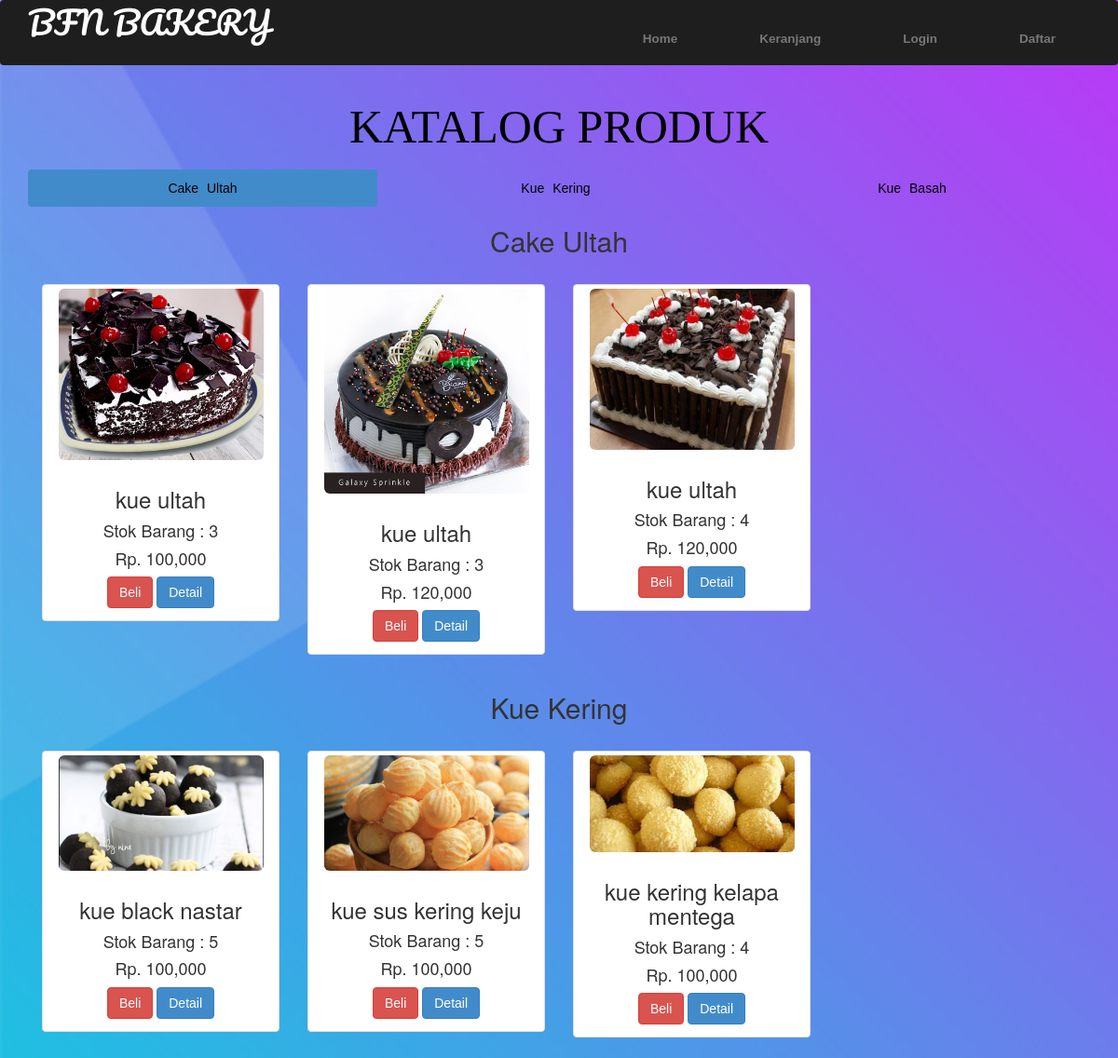
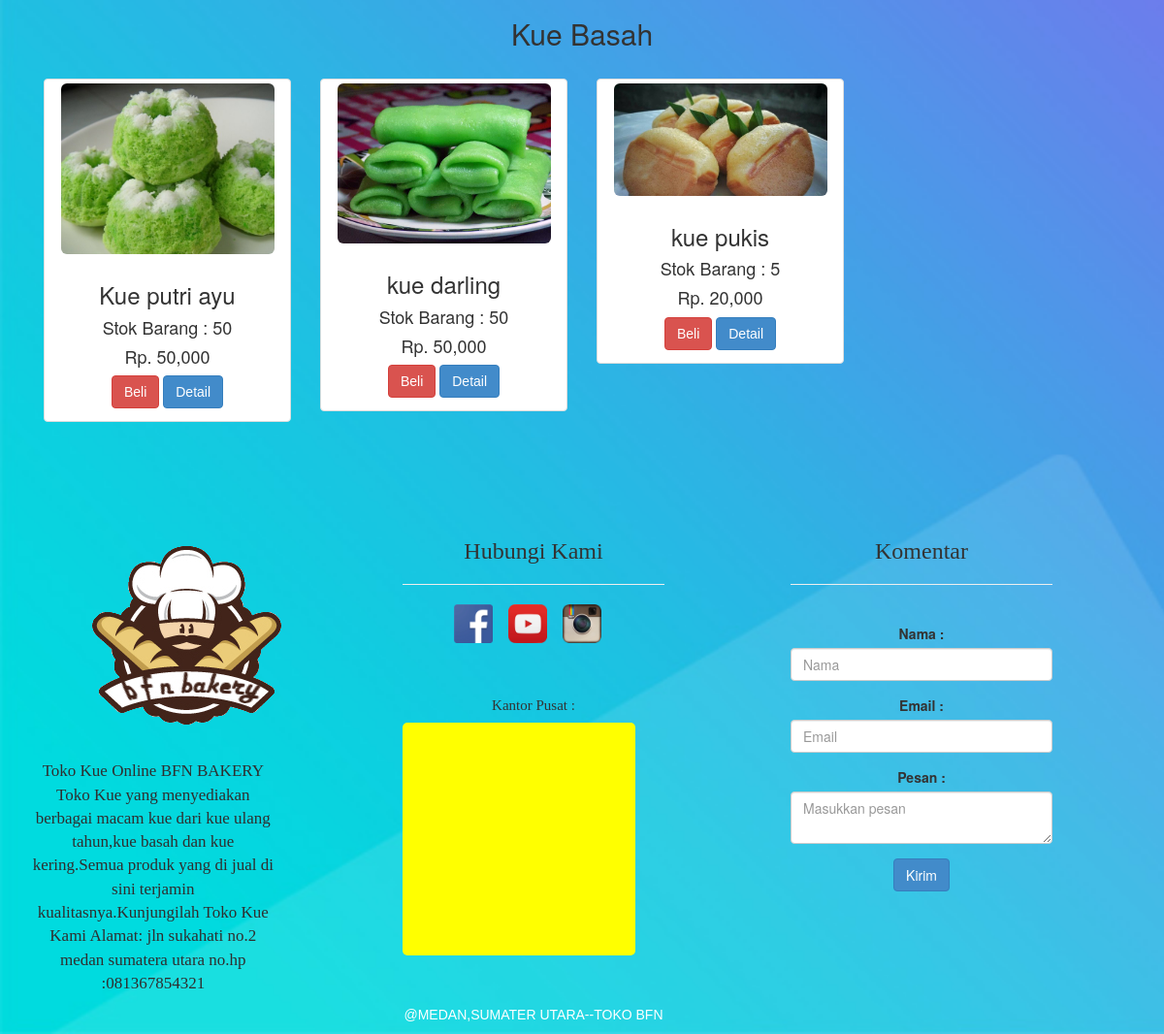
The page / on the database its author committed (2 pictures, top to bottom).
### tables this page shows
CREATE TABLE `menu` (
  `id_produk` int(11) NOT NULL,
  `nama` varchar(64) DEFAULT NULL,
  `harga` varchar(9) DEFAULT NULL,
  `gambar` varchar(64) DEFAULT NULL,
  `deskripsi` varchar(100) DEFAULT NULL,
  `id_kategori` int(11) DEFAULT NULL,
  `stok_barang` varchar(10) NOT NULL
);

### index.php (the view, shortened to what this page needs)
<?php
 include 'koneksi.php';
  include 'navbar.php';
 ?>
        <?php
$per_hal = 20;
$page = (isset($_GET['page'])) ? (int) $_GET['page'] : 1;
$start = ($page - 1) * $per_hal;
?>
<link rel="stylesheet" href="css/main.css" media="screen" type="text/css">
        <link rel="stylesheet" href="css/bootstrap.css">
        <link rel="stylesheet" href="css/bootstrap.min.css">
        <link rel="stylesheet" href="css/animate.css">
        <link rel="stylesheet" type="text/css" href="css/bootstrap.min.css">
        <link rel="stylesheet" href="css/style-portfolio.css">
        <link rel="stylesheet" href="css/picto-foundry-food.css" >
        <link rel="stylesheet" href="css/jquery-ui.css">
        <link href="css/font-awesome.min.css" rel="stylesheet">
<!DOCTYPE html>
<html>
<head>
	<link rel="stylesheet" href="admin/assets/css/bootstrap.css">
</head>
<body>
<div class="row" id="cpy">
      <div class="col-xs-12">
        <p style="color : black; text-align: center;font-size: 50px;font-family: Cooper Std Black">KATALOG PRODUK</p>
      </div>
 <div class="container">
   <div class="row text-center  ">
<div class="row">
			<div class="top-brands">
    <div class="container">
        <div class="grid_5 grid_7">
            <div class="bs-example bs-example-tabs" role="tabpanel" data-example-id="togglable-tabs">
                <ul id="myTab" class="nav nav-pills nav-justified" role="tablist">
                    <li role="presentation" class="active"><a style="color: black;" href="#kuetar" id="kuetar-tab" role="tab" data-toggle="tab" aria-controls="kuetar" aria-expanded="true">Cake Ultah</a></li>
                    <li role="presentation"><a style="color: black;" href="#kuekering" role="tab" id="kuekering-tab" data-toggle="tab" aria-controls="kuekering" s>Kue Kering</a></li>
                    <li role="presentation"><a style="color: black;" href="#kuebasah" role="tab" id="kuebasah-tab" data-toggle="tab" aria-controls="kuebasah">Kue Basah</a></li>
                </ul>
<div id="myTabContent" class="tab-content">
     <div role="tabpanel" class="tab-pane fade in active" id="kuetar" aria-labelledby="kuetar-tab">
        <div class="agile-tp">
            <h2>Cake Ultah</h2>
             <br>
                                </div>
                                <div class="agile_top_brands_grids">
                                    <?php
                                        $query = "SELECT * FROM menu WHERE id_kategori=1 limit $start, $per_hal";
                                        $result_set = $koneksi->query($query);
                                        while ($row = $result_set->fetch_assoc()) {
                                    ?>
            <div class="col-md-3" >
                <div class="thumbnail" alt="">
                    <img src="foto/<?php echo $row['gambar'] ?>" class="img-rounded" height="250" width="220" class="col-md-12 img-responsive">
                    <div class="caption">
                        <h3><?php echo $row['nama']; ?></h3>
                        <h4>Stok Barang : <?php echo $row['stok_barang']; ?></h4>
                        <h4>Rp. <?php echo number_format($row['harga'] );?></h4>
                        <a href="beli.php?id=<?php echo $row['id_produk']; ?>" class="btn btn-danger">Beli</a>
                        <a href="detail.php?id=<?php echo $row['id_produk'];?>"class="btn btn-primary">Detail</a>
                    </div>
                </div>
            </div>
                    <?php } ?>
                    <div class="clearfix"> </div>
                                </div>
                            </div>
                           <div role="tabpanel" class="tab-pane fade in active" id="kuekering" aria-labelledby="kuekering-tab">
                                <div class="agile-tp">
                                    <h2>Kue Kering</h2>
                                    <br>
                                </div>
                                <div class="agile_top_brands_grids">
                                    <?php
                                        $query = "SELECT * FROM menu WHERE id_kategori=2 limit $start, $per_hal";
                                        $result_set = $koneksi->query($query);
                                        while ($row = $result_set->fetch_assoc()) {
                                    ?>
                                   <div class="col-md-3" >
                <div class="thumbnail" alt="">
                    <img src="foto/<?php echo $row['gambar'] ?>" class="img-rounded" height="250" width="220" class="col-md-12 img-responsive">
                    <div class="caption">
                        <h3><?php echo $row['nama']; ?></h3>
                        <h4>Stok Barang : <?php echo $row['stok_barang']; ?></h4>
                        <h4>Rp. <?php echo number_format($row['harga'] );?></h4>
                        <a href="beli.php?id=<?php echo $row['id_produk']; ?>" class="btn btn-danger">Beli</a>
                        <a href="detail.php?id=<?php echo $row['id_produk'];?>"class="btn btn-primary">Detail</a>
                    </div>
                </div>
            </div>
                    <?php } ?>
                    <div class="clearfix"> </div>
                                </div>
                            </div>
<div role="tabpanel" class="tab-pane fade in active" id="kuebasah" aria-labelledby="kuebasah-tab">
                                <div class="agile-tp">
                                    <h2>Kue Basah</h2>
                                    <br>
                                </div>
                                <div class="agile_top_brands_grids">
                                    <?php
                                        $query = "SELECT * FROM menu WHERE id_kategori=3 limit $start, $per_hal";
                                        $result_set = $koneksi ->query($query);
                                        while ($row = $result_set->fetch_assoc()) {
                                    ?>
                                    <div class="col-md-3" >
                <div class="thumbnail" alt="">
                    <img src="foto/<?php echo $row['gambar'] ?>" class="img-rounded" height="250" width="220" class="col-md-12 img-responsive">
                    <div class="caption">
                        <h3><?php echo $row['nama']; ?></h3>
                        <h4>Stok Barang : <?php echo $row['stok_barang']; ?></h4>
                        <h4>Rp. <?php echo number_format($row['harga'] );?></h4>
                        <a href="beli.php?id=<?php echo $row['id_produk']; ?>" class="btn btn-danger">Beli</a>
                        <a href="detail.php?id=<?php echo $row['id_produk'];?>"class="btn btn-primary">Detail</a>
                    </div>
                </div>
            </div>
                    <?php } ?>
                    <div class="clearfix"> </div>
                                </div>
                            </div>
                            <div role="tabpanel" class="tab-pane fade in active" id="object" aria-labelledby="object-tab">
                                <div class="agile-tp">
                                    <br>
                                </div>
                            </div>
  <div role="tabpanel" class="tab-pane fade in active" id="produk" aria-labelledby="produk-tab">
                                <div class="agile-tp">
                                    <br>
                                </div>
                            </div>
                                </div>
                        </div>
                    </div>
                </div>
            </div>
    </body>
<?php include('component/footer.php'); ?>
</html>

### navbar.php (shortened to what this page needs)
<nav class="navbar navbar-default">
  <div class="container-fluid">
    <div class="navbar-header">
    	  <a class="navbar-brand" href="index.php" >BFN BAKERY </a>
    </div>
                        <a class="btn btn-navbar" data-toggle="collapse" data-target=".nav-collapse">
      </a>
		<ul class="tp-hd-lft wow fadeInDown animated" data-wow-delay="0.5s" >
                    <div class="collapse navbar-collapse" id="bs-example-navbar-collapse-1">
                        <ul class="nav navbar-nav main-nav  clear navbar-right " style="margin: -7px">
			<li><a href="index.php">Home</a></li>
			<li><a href="keranjang.php">Keranjang</a></li>
			<?php if (isset($_SESSION['id_pelanggan'])): ?>
				<li><a href="riwayat.php">Riwayat belanja</a></li>
				<li><a href="logout.php" >Logout</a></li>
			<?php else: ?>
				<li><a href="login.php">Login</a></li>
				<li><a href="daftar2.php">Daftar</a></li>
			<?php endif ?>
		</ul>
	</div>
</ul>
</nav>

### component/footer.php (shortened to what this page needs)
<div class="footer">
  <div class="container-fluid">
    <div class="row">
      <div class="col-xs-3 text-white">
        <img src="logo.png">
        <p style="padding-left: 1.3vw;margin-top: 8px; font-family: Eras Demi ITC; font-size: 17px">
        Toko Kue Online BFN BAKERY
      Toko Kue yang menyediakan berbagai macam kue dari kue ulang tahun,kue basah dan kue kering.Semua produk yang di jual di sini terjamin kualitasnya.Kunjungilah Toko Kue Kami
    Alamat: jln sukahati no.2 medan sumatera utara
    no.hp :081367854321</p>
      </div>
      <div class="col-xs-3 col-xs-offset-1 text-white">
        <h3 style="font-family:Cooper Std Black">Hubungi Kami</h3>
        <hr>
        <a href="https://www.facebook.com/TokoBFN" target="_blank"><img style="width: 40px; height: 40px; margin-right: 1vw;" src="asset/img/facebook.png"></a>
        <a href="https://www.youtube.com/channel/TokoBFN" target="_blank"><img style="width: 40px; height: 40px; margin-right: 1vw;" src="asset/img/youtube.png"></a>
        <a href="https://www.instagram.com/TokoBFN" target="_blank"><img style="width: 40px; height: 40px; margin-right: 1vw;" src="asset/img/instagram.png"></a>
        <h5 style="margin-top: 7vh; font-family: News706 BT; font-size: 15px">Kantor Pusat :</h5>
        <div id="map" style="width:20vw;height:30vh;background:yellow; border-radius:5px"></div>
      </div>
      <div class="col-xs-3 col-xs-offset-1 text-white">
      <h3 style="font-family:Cooper Std Black">Komentar </h3>
      <hr>
      <br>
        <form action="./proses/komentar.php" method="post" role="form">
          <div class="form-group">
            <label for="nama">Nama : </label>
            <input type="text" class="form-control" name="nama" placeholder="Nama">
          </div>
          <div class="form-group">
            <label for="email">Email : </label>
            <input type="text" class="form-control" name="email" placeholder="Email">
          </div>
          <div class="form-group">
            <label for="pesan">Pesan : </label>
            <textarea class="form-control" name="pesan" placeholder="Masukkan pesan "></textarea>
          </div>
          <button type="submit" class="btn btn-primary">Kirim</button>
        </form>
      </div>
    </div>
    <div class="row" id="cpy">
      <div class="col-xs-11">
        <p style="color : white; text-align: center;">@MEDAN,SUMATER UTARA--TOKO BFN</p>
      </div>
    </div>
  </div>

### css/main.css (style rules this page uses)
*, *:before, *:after { -moz-box-sizing: border-box; box-sizing: border-box; -webkit-font-smoothing: antialiased; }
body, html { margin: 0; padding: 0; height: 100%; }
.clear::after { content: ""; display: table; clear: both; }
h1, h2, p, span, a { font-family: "museo-sans", helvetica, sans-serif; color: #2f2e2f; margin: 0; padding: 0; }
div#bs-example-navbar-collapse-1 { height: 368px; overflow: hidden; text-align: center; text-decoration: none !important; }
.navbar-brand { font-family: 'Pacifico', cursive; font-size: 34px !important; text-decoration: none; color: white !important; }
nav { background: #1E1E1E !important; font-size: 18px; color: white !important; }
li { color: white !important; word-spacing: 5px !important; }
.navbar-default { border: 0 !important; }
@media (min-width: 660px) { .navbar-default { height: 70px; padding-top: 10px; } }
@media (min-width: 660px) { nav li { padding-right: -15px; } }
@media (min-width: 660px) { .navbar-brand { font-family: 'Pacifico', cursive; font-size: 34px !important; text-decoration: none; color: white !important; } }
@media (min-width: 660px) { nav { position: fixed; display: block; position: fixed; width: 100%; height: 55px; z-index: 100; margin: 0; padding: 0; background-color: #1e1e1e; text-align: center; } }
@media (min-width: 660px) { .main-nav { padding: 0; margin: 18px auto 0 auto; } }
@media (min-width: 660px) { .main-nav li { display: inline-block; list-style: none; margin: 0 29px 0 29px; } }
@media (min-width: 660px) { .logo a, .main-nav a { font-size: 0.75000em; font-weight: 700; text-decoration: none; color: #fff; display: block; text-align: center; padding: 2px 0; transition: color 0.3s ease-in-out; } }

### index.php (style rules this page uses)
body { background-image: url('admin/assets/img/bg-01.jpg'); background-size: cover; background-attachment: fixed; }

### rows shown on the page
menu: gambar (picture), nama "kue ultah", stok_barang "3", harga "100,000"
menu: gambar (picture), nama "kue ultah", stok_barang "3", harga "120,000"
menu: gambar (picture), nama "kue ultah", stok_barang "4", harga "120,000"
menu: gambar (picture), nama "kue black nastar", stok_barang "5", harga "100,000"
menu: gambar (picture), nama "kue sus kering keju", stok_barang "5", harga "100,000"
menu: gambar (picture), nama "kue kering kelapa mentega", stok_barang "4", harga "100,000"
menu: gambar (picture), nama "Kue putri ayu", stok_barang "50", harga "50,000"
menu: gambar (picture), nama "kue darling", stok_barang "50", harga "50,000"
menu: gambar (picture), nama "kue pukis", stok_barang "5", harga "20,000"
